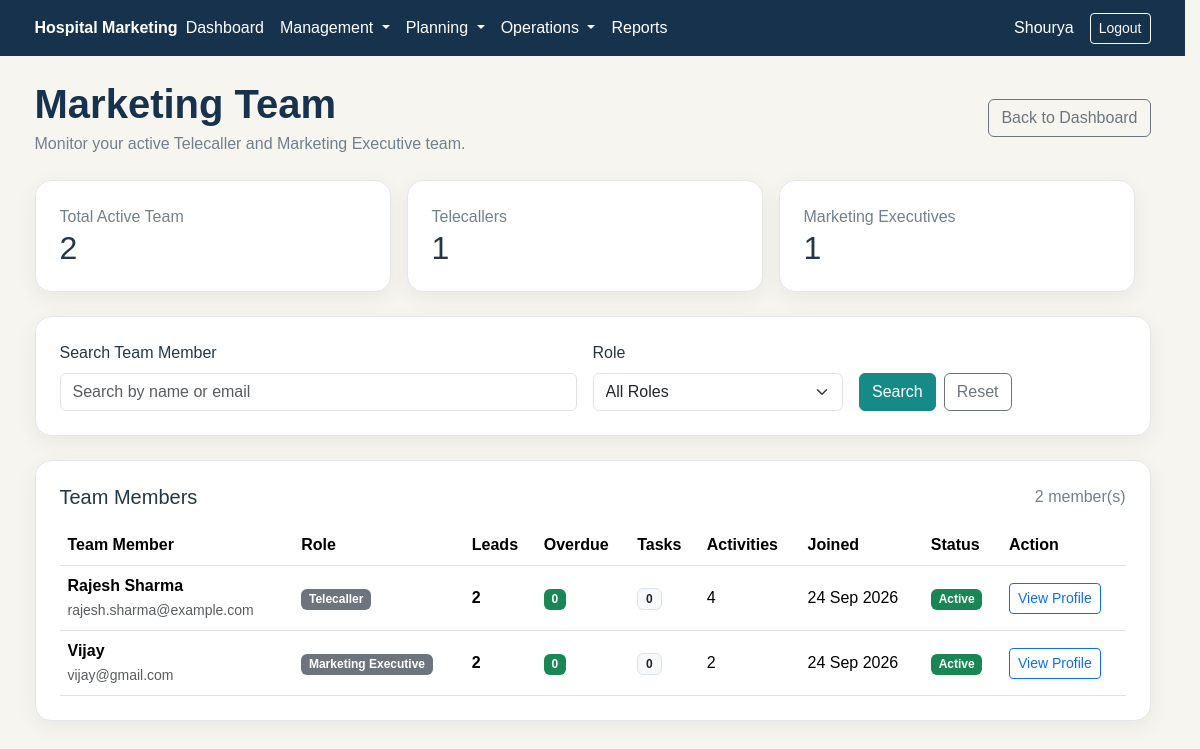
Screenshot of /manager/team/index.php (signed in) with the database file from the repository.
### tables this page shows
CREATE TABLE `users` (
  `id` int(10) UNSIGNED NOT NULL,
  `name` varchar(120) NOT NULL,
  `email` varchar(190) NOT NULL,
  `password` varchar(255) NOT NULL,
  `role_id` int(10) UNSIGNED NOT NULL,
  `status` enum('active','inactive') NOT NULL DEFAULT 'active',
  `created_at` timestamp NOT NULL DEFAULT current_timestamp(),
  `updated_at` timestamp NOT NULL DEFAULT current_timestamp() ON UPDATE current_timestamp()
);

CREATE TABLE `roles` (
  `id` int(10) UNSIGNED NOT NULL,
  `name` varchar(50) NOT NULL,
  `display_name` varchar(100) NOT NULL,
  `created_at` timestamp NOT NULL DEFAULT current_timestamp()
);

### manager/team/index.php (the view, shortened to what this page needs)
 <?php
require_once __DIR__ . '/../../includes/role_check.php';
$search = trim($_GET['search'] ?? '');
$sql = "
    SELECT
        u.id,
        u.name,
        u.email,
        u.status,
        u.created_at,
        r.name AS role_name,
        r.display_name AS role_display_name
    FROM users u
    INNER JOIN roles r
        ON u.role_id = r.id
    WHERE u.status = 'active'
      AND r.name IN ('telecaller', 'marketing')
";
$params = [];
$sql .= " ORDER BY u.name ASC ";
$stmt = $pdo->prepare($sql);
$stmt->execute($params);
$team_members = $stmt->fetchAll(PDO::FETCH_ASSOC);
$stmt = $pdo->query("
    SELECT
        r.name AS role_name,
        COUNT(u.id) AS total
    FROM roles r
    LEFT JOIN users u
        ON u.role_id = r.id
        AND u.status = 'active'
    WHERE r.name IN ('telecaller', 'marketing')
    GROUP BY r.id, r.name
");
$role_counts = [];
foreach ($stmt->fetchAll(PDO::FETCH_ASSOC) as $row) {
    $role_counts[$row['role_name']] = (int) $row['total'];
}
$telecaller_count = $role_counts['telecaller'] ?? 0;
$marketing_count = $role_counts['marketing'] ?? 0;
$total_team = $telecaller_count + $marketing_count;
$team_stats = [];
foreach ($team_members as $member) {
    $member_id = (int) $member['id'];
    $stmt = $pdo->prepare("
        SELECT COUNT(*)
        FROM leads
        WHERE assigned_to = ?
    ");
    $stmt->execute([$member_id]);
    $assigned_leads = (int) $stmt->fetchColumn();
    $stmt = $pdo->prepare("
        SELECT COUNT(*)
        FROM leads
        WHERE assigned_to = ?
          AND next_action_at IS NOT NULL
          AND next_action_at < NOW()
          AND status NOT IN ('Converted', 'Lost')
    ");
    $stmt->execute([$member_id]);
    $overdue_followups = (int) $stmt->fetchColumn();
    $stmt = $pdo->prepare("
        SELECT COUNT(*)
        FROM tasks
        WHERE assigned_to = ?
          AND status NOT IN ('Completed', 'Cancelled')
    ");
    $stmt->execute([$member_id]);
    $active_tasks = (int) $stmt->fetchColumn();
    $stmt = $pdo->prepare("
        SELECT COUNT(*)
        FROM lead_activities
        WHERE user_id = ?
    ");
    $stmt->execute([$member_id]);
    $activities = (int) $stmt->fetchColumn();
    $team_stats[$member_id] = [
        'assigned_leads' => $assigned_leads,
        'overdue_followups' => $overdue_followups,
        'active_tasks' => $active_tasks,
        'activities' => $activities
    ];
}
require_once __DIR__ . '/../../includes/header.php';
?>
<div class="container py-4">
    <div class="d-flex justify-content-between align-items-center mb-4">
        <div>
            <h1 class="hm-page-title mb-1">
                Marketing Team
            </h1>
            <p class="hm-muted mb-0">
                Monitor your active Telecaller and Marketing Executive team.
            </p>
        </div>
        <a
            href="<?php echo BASE_URL; ?>/manager/dashboard.php"
            class="btn btn-outline-secondary"
        >
            Back to Dashboard
        </a>
    </div>
    <div class="row g-3 mb-4">
        <div class="col-md-4">
            <div class="hm-card p-4 h-100">
                <div class="hm-muted">
                    Total Active Team
                </div>
                <h2 class="mb-0">
                    <?php echo $total_team; ?>
                </h2>
            </div>
        </div>
        <div class="col-md-4">
            <div class="hm-card p-4 h-100">
                <div class="hm-muted">
                    Telecallers
                </div>
                <h2 class="mb-0">
                    <?php echo $telecaller_count; ?>
                </h2>
            </div>
        </div>
        <div class="col-md-4">
            <div class="hm-card p-4 h-100">
                <div class="hm-muted">
                    Marketing Executives
                </div>
                <h2 class="mb-0">
                    <?php echo $marketing_count; ?>
                </h2>
            </div>
        </div>
    </div>
    <div class="hm-card p-4 mb-4">
        <form method="GET">
            <div class="row g-3 align-items-end">
                <div class="col-md-6">
                    <label
                        for="search"
                        class="form-label"
                    >
                        Search Team Member
                    </label>
                    <input
                        type="text"
                        name="search"
                        id="search"
                        class="form-control"
                        placeholder="Search by name or email"
                        value="<?php echo htmlspecialchars($search); ?>"
                    >
                </div>
                <div class="col-md-3">
                    <label
                        for="role"
                        class="form-label"
                    >
                        Role
                    </label>
                    <select
                        name="role"
                        id="role"
                        class="form-select"
                    >
                        <option value="">
                            All Roles
                        </option>
                    </select>
                </div>
                <div class="col-md-3 d-flex gap-2">
                    <button
                        type="submit"
                        class="btn btn-hm-primary"
                    >
                        Search
                    </button>
                    <a
                        href="<?php echo BASE_URL; ?>/manager/team/"
                        class="btn btn-outline-secondary"
                    >
                        Reset
                    </a>
                </div>
            </div>
        </form>
    </div>
    <div class="hm-card p-4">
        <div class="d-flex justify-content-between align-items-center mb-3">
            <h5 class="mb-0">
                Team Members
            </h5>
            <span class="hm-muted">
                <?php echo count($team_members); ?> member(s)
            </span>
        </div>
        <?php if (empty($team_members)): ?>
            <div class="alert alert-light mb-0">
                No active team members found.
            </div>
        <?php else: ?>
            <div class="table-responsive">
                <table class="table align-middle mb-0">
                    <thead>
                        <tr>
                            <th>
                                Team Member
                            </th>
                            <th>
                                Role
                            </th>
                            <th>
                                Leads
                            </th>
                            <th>
                                Overdue
                            </th>
                            <th>
                                Tasks
                            </th>
                            <th>
                                Activities
                            </th>
                            <th>
                                Joined
                            </th>
                            <th>
                                Status
                            </th>
                            <th>
                                Action
                            </th>
                        </tr>
                    </thead>
                    <tbody>
                        <?php foreach ($team_members as $member): ?>
                            <?php
                            $member_id = (int) $member['id'];
                            $stats = $team_stats[$member_id] ?? [
                                'assigned_leads' => 0,
                                'overdue_followups' => 0,
                                'active_tasks' => 0,
                                'activities' => 0
                            ];
                            ?>
                            <tr>
                                <td>
                                    <div>
                                        <strong>
                                            <?php
                                            echo htmlspecialchars(
                                                $member['name']
                                            );
                                            ?>
                                        </strong>
                                    </div>
                                    <small class="text-muted">
                                        <?php
                                        echo htmlspecialchars(
                                            $member['email']
                                        );
                                        ?>
                                    </small>
                                </td>
                                <td>
                                    <span class="badge bg-secondary">
                                        <?php
                                        echo htmlspecialchars(
                                            $member['role_display_name']
                                        );
                                        ?>
                                    </span>
                                </td>
                                <td>
                                    <strong>
                                        <?php
                                        echo $stats['assigned_leads'];
                                        ?>
                                    </strong>
                                </td>
                                <td>
                                    <?php if ($stats['overdue_followups'] > 0): ?>
                                        <span class="badge bg-danger">
                                            <?php
                                            echo $stats['overdue_followups'];
                                            ?>
                                        </span>
                                    <?php else: ?>
                                        <span class="badge bg-success">
                                            0
                                        </span>
                                    <?php endif; ?>
                                </td>
                                <td>
                                    <span class="badge bg-light text-dark border">
                                        <?php
                                        echo $stats['active_tasks'];
                                        ?>
                                    </span>
                                </td>
                                <td>
                                    <?php
                                    echo $stats['activities'];
                                    ?>
                                </td>
                                <td>
                                    <?php
                                    echo date(
                                        'd M Y',
                                        strtotime(
                                            $member['created_at']
                                        )
                                    );
                                    ?>
                                </td>
                                <td>
                                    <span class="badge bg-success">
                                        Active
                                    </span>
                                </td>
                                <td>
                                    <a
                                        href="<?php echo BASE_URL; ?>/manager/team/profile.php?id=<?php echo $member_id; ?>"
                                        class="btn btn-sm btn-outline-primary"
                                    >
                                        View Profile
                                    </a>
                                </td>
                            </tr>
                        <?php endforeach; ?>
                    </tbody>
                </table>
            </div>
        <?php endif; ?>
    </div>
</div>
<?php
require_once __DIR__ . '/../../includes/footer.php';
?>

### assets/css/style.css (style rules this page uses)
:root { --hm-navy: #17324d; --hm-teal: #168a87; --hm-gold: #b89a5a; --hm-ivory: #f7f5ef; --hm-white: #ffffff; --hm-text: #243746; --hm-muted: #71808c; --hm-border: #e3e7ea; }
body { background-color: var(--hm-ivory); color: var(--hm-text); font-family: Arial, sans-serif; margin: 0; overflow-x: hidden; }
.hm-card { background-color: var(--hm-white); border: 1px solid var(--hm-border); border-radius: 16px; box-shadow: 0 6px 20px rgba(23, 50, 77, 0.07); max-width: 100%; min-width: 0; }
.btn-hm-primary { background-color: var(--hm-teal); border-color: var(--hm-teal); color: var(--hm-white); }
.hm-page-title { color: var(--hm-navy); font-weight: 700; }
.hm-muted { color: var(--hm-muted); }
html { scrollbar-gutter: stable; }
.row { max-width: 100%; }
.table-responsive { width: 100%; max-width: 100%; }
.table-responsive table { max-width: 100%; }

### rows the page displays
users: name "Rajesh Sharma", email "rajesh.sharma@example.com", role.display_name "Telecaller", id "2", shows "0", id "0", id "4", created_at "24 Sep 2026"
users: name "Vijay", email "vijay@gmail.com", role.display_name "Marketing Executive", id "2", shows "0", id "0", created_at "24 Sep 2026"

### other values shown
$user['name'] "Shourya"
$total_team "2"
$telecaller_count "1"
$marketing_count "1"
count($team_members) "2"
